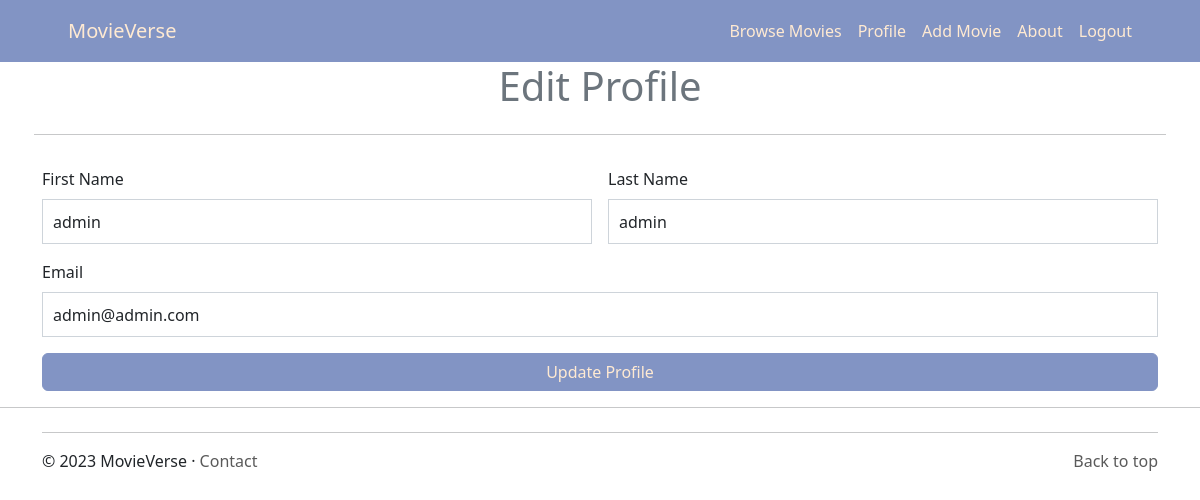
Page /editProfile.php (signed in) on the committed database.
### tables this page shows
CREATE TABLE `user` (
  `id` int NOT NULL,
  `firstname` varchar(50) NOT NULL,
  `lastname` varchar(50) NOT NULL,
  `email` varchar(50) NOT NULL,
  `username` varchar(50) NOT NULL,
  `role` int NOT NULL DEFAULT '0',
  `password` varchar(255) NOT NULL
);

### editProfile.php (the view, shortened to what this page needs)
<?php
include "header.php";
include "navbar.php";
require_once('includes/db_handler.inc.php');
$username = $_SESSION['username'];
$sql = "SELECT * FROM user WHERE username=?";
$stmt = $conn->prepare($sql);
$stmt->bind_param("s", $username);
$stmt->execute();
$result = $stmt->get_result();
if ($result->num_rows > 0) {
  $user = $result->fetch_assoc();
} else {
  header("Location: login.php");
  exit;
}
?>
<div class="container col">
  <form action="<?php echo htmlspecialchars($_SERVER["PHP_SELF"]); ?>" method="POST" class="row g-3 needs-validation" novalidate>
    <h1 class="text-center text-muted">Edit Profile</h1>
    <hr>
    <div class="col-md-6">
      <label for="validationCustom02" class="form-label">First Name</label>
      <input type="text" class="form-control" value="<?php echo $user['firstname']; ?>" id="validationCustom02" name="firstname" required>
    </div>
    <div class="col-md-6">
      <label for="validationCustom03" class="form-label">Last Name</label>
      <input type="text" class="form-control" value="<?php echo $user['lastname']; ?>" id="validationCustom03" name="lastname" required>
    </div>
    <div class="col-md-12">
      <label for="validationCustom04" class="form-label">Email</label>
      <input type="email" class="form-control" value="<?php echo $user['email']; ?>" id="validationCustom04" name="email" required>
    </div>
    <div class="d-grid gap-2">
      <button type="submit" name="submit" class="btn btn-login" value="Submit">Update Profile</button>
    </div>
  </form>
</div>
<hr class="featurette-divider">
<?php
include "footer.php";
?>

### assets/css/variables.css (style rules this page uses)
:root { --font-default: 'EB Garamond', system-ui, -apple-system, "Segoe UI", Roboto, "Helvetica Neue", Arial, "Noto Sans", "Liberation Sans", sans-serif, "Apple Color Emoji", "Segoe UI Emoji", "Segoe UI Symbol", "Noto Color Emoji"; --font-primary: 'EB Garamond', serif; --font-secondary: 'Inter', sans-serif; --color-default: #212529; --color-default-rgb: 33, 37, 41; --color-links: #212529; --color-links-hover: #15171a; --color-primary: #212529; --color-primary-light: #26282c; --color-primary-dark: #0b0c0e; --color-primary-rgb: 33, 37, 41; --color-primary-light-rgb: 38, 40, 44; --color-primary-dark-rgb: 11, 12, 14; --color-secondary: #596d80; --color-secondary-light: #8498aa; --color-secondary-dark: #404f5c; --color-secondary-rgb: 89, 109, 128; --color-secondary-light-rgb: 132, 152, 170; --color-secondary-dark-rgb: 64, 79, 92; --color-blue: #0d6efd; --color-blue-rgb: 13, 110, 253; --color-indigo: #6610f2; --color-indigo-rgb: 102, 16, 242; --color-purple: #6f42c1; --color-purple-rgb: 111, 66, 193; --color-pink: #f3268c; --color-pink-rgb: 243, 38, 140; --color-red: #df1529; --color-red-rgb: 223, 21, 4; --color-orange: #fd7e14; --color-orange-rgb: 253, 126, 20; --color-yellow: #ffc107; --color-yellow-rgb: 255, 193, 7; --color-green: #059652; --color-green-rgb: 5, 150, 82; --color-teal: #20c997; --color-teal-rgb: 32, 201, 151; --color-cyan: #0dcaf0; --color-cyan-rgb: 13, 202, 240; --color-white: #ffffff; --color-white-rgb: 255, 255, 255; --color-gray: #6c757d; --color-gray-rgb: 108, 117, 125; --color-black: #000000; --color-black-rgb: 0, 0, 0; }
:root { --bs-blue: var(--color-blue); --bs-indigo: var(--color-indigo); --bs-purple: var(--color-purple); --bs-pink: var(--color-pink); --bs-red: var(--color-red); --bs-orange: var(--color-orange); --bs-yellow: var(--color-yellow); --bs-green: var(--color-green); --bs-teal: var(--color-teal); --bs-cyan: var(--color-cyan); --bs-white: var(--color-white); --bs-gray: var(--color-gray); --bs-gray-dark: #343a40; --bs-gray-100: #f8f9fa; --bs-gray-200: #e9ecef; --bs-gray-300: #dee2e6; --bs-gray-400: #ced4da; --bs-gray-500: #adb5bd; --bs-gray-600: #6c757d; --bs-gray-700: #495057; --bs-gray-800: #343a40; --bs-gray-900: #212529; --bs-primary: var(--color-blue); --bs-secondary: var(--color-blue); --bs-success: #198754; --bs-info: #0dcaf0; --bs-warning: #ffc107; --bs-danger: #dc3545; --bs-light: #f8f9fa; --bs-dark: #212529; --bs-primary-rgb: var(--color-primary-rgb); --bs-secondary-rgb: var(--color-secondary-rgb); --bs-success-rgb: 25, 135, 84; --bs-info-rgb: 13, 202, 240; --bs-warning-rgb: 255, 193, 7; --bs-danger-rgb: 220, 53, 69; --bs-light-rgb: 248, 249, 250; --bs-dark-rgb: 33, 37, 41; --bs-white-rgb: var(--color-white-rgb); --bs-black-rgb: var(--color-black-rgb); --bs-body-color-rgb: var(--color-default-rgb); --bs-body-bg-rgb: 255, 255, 255; --bs-font-sans-serif: var(--font-default); --bs-font-monospace: SFMono-Regular, Menlo, Monaco, Consolas, "Liberation Mono", "Courier New", monospace; --bs-gradient: linear-gradient(180deg, rgba(255, 255, 255, 0.15), rgba(255, 255, 255, 0)); --bs-body-font-family: var(--font-default); --bs-body-font-size: 1rem; --bs-body-font-weight: 400; --bs-body-line-height: 1.5; --bs-body-color: var(--color-default); --bs-body-bg: #fff; }

### assets/css/index.css (style rules this page uses)
.btn { --bs-btn-color:#FFEAD2; background-color:#8294C4; text-decoration: none; --bs-btn-border-color:#8294C4; --bs-btn-hover-color:#FFEAD2; --bs-btn-hover-bg:#DBDFEA; --bs-btn-hover-border-color:#DBDFEA; --bs-btn-focus-shadow-rgb:0,0,0; --bs-btn-active-color:#FFEAD2; --bs-btn-active-bg:#8294C4; --bs-btn-active-border-color:#8294C4; --bs-btn-active-shadow:inset 0 3px 5px rgba(0, 0, 0, 0.125); --bs-btn-disabled-color:#DBDFEA; --bs-btn-disabled-bg:transparent; --bs-btn-disabled-border-color:#DBDFEA; --bs-gradient:none; }
.form-control { height: 45px; padding: 10px; font-size: 16px; box-shadow: none; border-radius: 0; position: relative; }

### assets/css/login.css (style rules this page uses)
.btn-login { --bs-btn-color:#FFEAD2; background-color:#8294C4; text-decoration: none; --bs-btn-border-color:#8294C4; --bs-btn-hover-color:#FFEAD2; --bs-btn-hover-bg:#DBDFEA; --bs-btn-hover-border-color:#DBDFEA; --bs-btn-focus-shadow-rgb:0,0,0; --bs-btn-active-color:#FFEAD2; --bs-btn-active-bg:#8294C4; --bs-btn-active-border-color:#8294C4; --bs-btn-active-shadow:inset 0 3px 5px rgba(0, 0, 0, 0.125); --bs-btn-disabled-color:#DBDFEA; --bs-btn-disabled-bg:transparent; --bs-btn-disabled-border-color:#DBDFEA; --bs-gradient:none; }

### rows in the picture
user: firstname "admin", lastname "admin", email "admin@admin.com"
